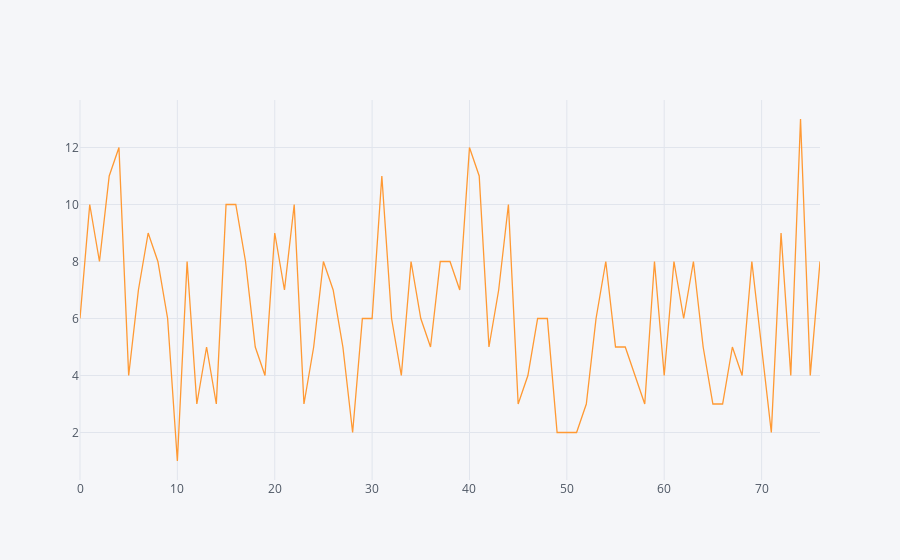

Here is the notebook cell this chart was saved with:
### Code cell
clean_elpais['n_tokens_title'].iplot()
#clean_eluniversal['n_tokens_title'].plot(style='r.')
#clean_elpaisco['n_tokens_title'].plot(style='g.')

### Figure 1 — Plotly figure (JSON) as saved in the notebook; plotly's stock layout.template omitted (floating-point values rounded to 4 significant figures)
{"data": [{"line": {"color": "rgba(255, 153, 51, 1.0)", "dash": "solid", "shape": "linear", "width": 1.3}, "mode": "lines", "name": "n_tokens_title", "text": "", "type": "scatter", "x": [0, 1, 2, 3, 4, 5, 6, 7, 8, 9, 10, 11, 12, 13, 14, 15, 16, 17, 18, 19, 20, 21, 22, 23, 24, 25, 26, 27, 28, 29, 30, 31, 32, 33, 34, 35, 36, 37, 38, 39, 40, 41, 42, 43, 44, 45, 46, 47, 48, 49, 50, 51, 52, 53, 54, 55, 56, 57, 58, 59, 60, 61, 62, 63, 64, 65, 66, 67, 68, 69, 70, 71, 72, 73, 74, 75, 76], "y": [6, 10, 8, 11, 12, 4, 7, 9, 8, 6, 1, 8, 3, 5, 3, 10, 10, 8, 5, 4, 9, 7, 10, 3, 5, 8, 7, 5, 2, 6, 6, 11, 6, 4, 8, 6, 5, 8, 8, 7, 12, 11, 5, 7, 10, 3, 4, 6, 6, 2, 2, 2, 3, 6, 8, 5, 5, 4, 3, 8, 4, 8, 6, 8, 5, 3, 3, 5, 4, 8, 5, 2, 9, 4, 13, 4, 8]}], "layout": {"legend": {"bgcolor": "#F5F6F9", "font": {"color": "#4D5663"}}, "paper_bgcolor": "#F5F6F9", "plot_bgcolor": "#F5F6F9", "titlefont": {"color": "#4D5663"}, "xaxis1": {"gridcolor": "#E1E5ED", "showgrid": true, "tickfont": {"color": "#4D5663"}, "title": "", "titlefont": {"color": "#4D5663"}, "zerolinecolor": "#E1E5ED"}, "yaxis1": {"gridcolor": "#E1E5ED", "showgrid": true, "tickfont": {"color": "#4D5663"}, "title": "", "titlefont": {"color": "#4D5663"}, "zerolinecolor": "#E1E5ED"}}}
